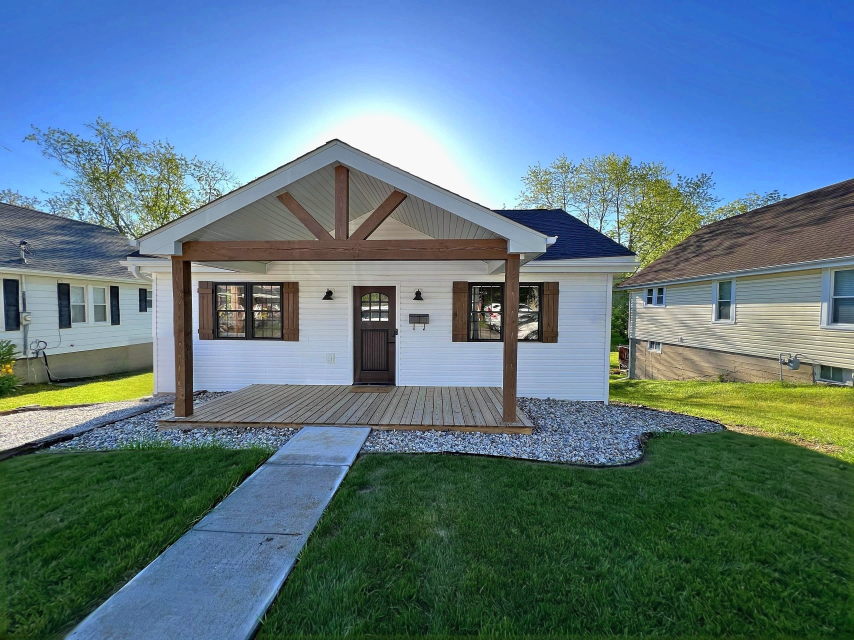
#> input picture photos/airbnb-upload/01-house.jpg, 2560 x 1920 px (shown at 1/3 size)
$ python -i process_all.py   (imports and definitions only)
#> lines starting #> are read from the running program, lines starting #| are printed output that depends on the picture; after the words box and inside, x2 and y2 are one past the last pixel; in counts of white or black regions, pixels touching at a corner belong together
#> further down, picture is the input picture: shape (1920, 2560, 3); mean B, G, R 131.5, 119.1, 91.7
import cv2, numpy as np, sys
from lama import inpaint
from lama_lowres import inpaint_lowres
from upright import rotH, lean, inner_crop, light

U = '/root/.claude/uploads/7abb9dae-ca94-57ca-8def-12ed6a733fcc/'
lsd = cv2.createLineSegmentDetector()


def poly(m, pts):
    cv2.fillPoly(m, [np.array(pts)], 255)
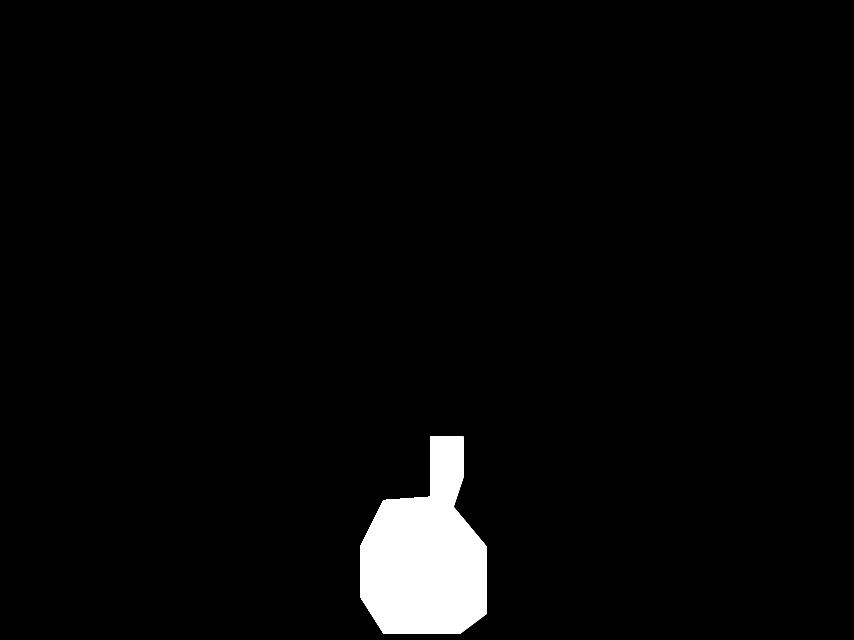
#> m: shape (1920, 2560) (shown at 1/3 size); 3.1% white; 1 white region, box (x1, y1, x2, y2) and area: (1080, 1310, 1461, 1901) 152661


def dark_in(img, pts, thr=80, close=21):
    """Dark pixels (black objects, cables) inside a polygon, closed and dilated."""
    region = np.zeros(img.shape[:2], np.uint8); poly(region, pts)
    v = cv2.cvtColor(img, cv2.COLOR_BGR2HSV)[..., 2]
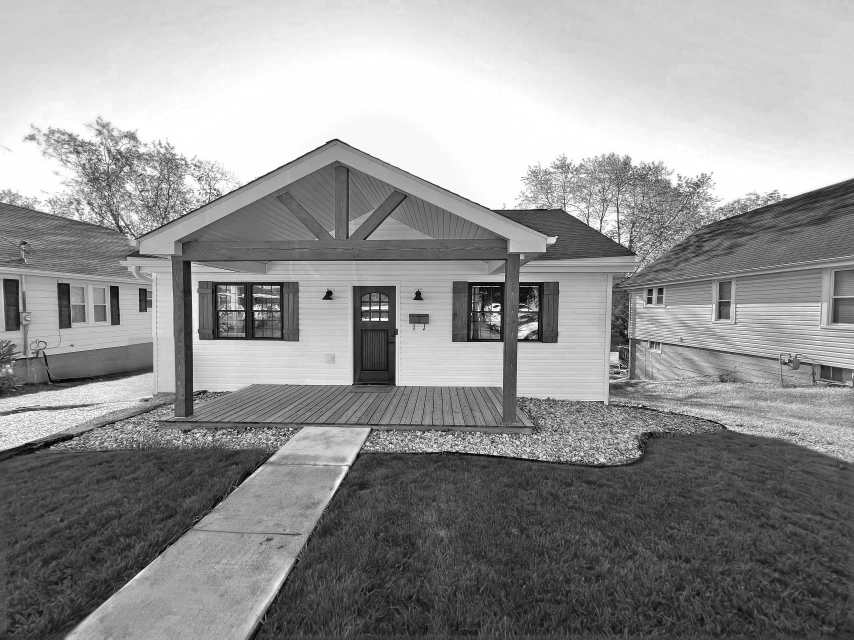
#> v: shape (1920, 2560) (shown at 1/3 size); min 0, max 255, mean 146.9
    m = ((v < thr) & (region > 0)).astype(np.uint8) * 255
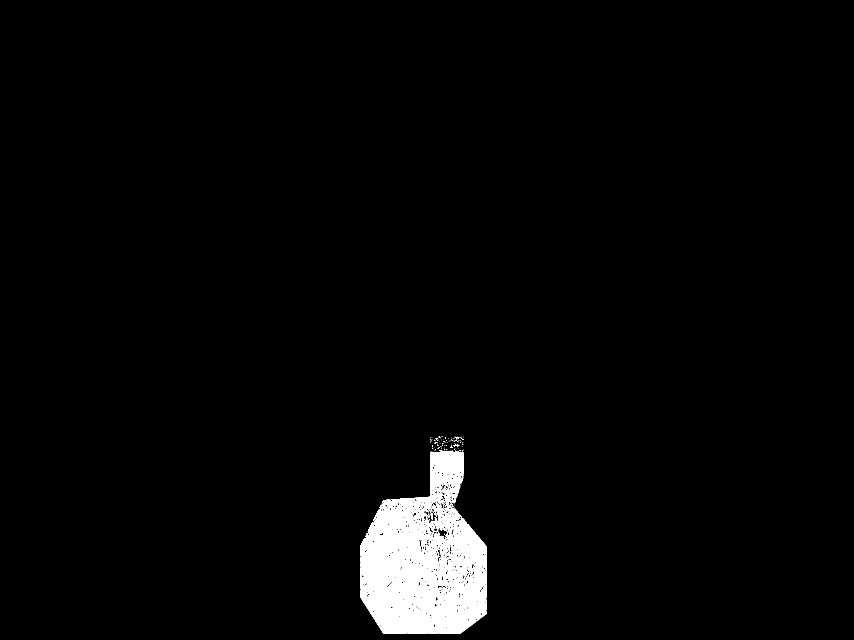
#> m: shape (1920, 2560) (shown at 1/3 size); 2.5% white; 186 white regions (172 under 20 px), largest, box (x1, y1, x2, y2) and area: (1080, 1351, 1461, 1901) 121780, (1291, 1540, 1299, 1559) 76, (1304, 1708, 1310, 1725) 43
    m = cv2.morphologyEx(m, cv2.MORPH_CLOSE, np.ones((close, close), np.uint8))
#> m: shape (1920, 2560); 3% white; 4 white regions (2 under 20 px), largest, box (x1, y1, x2, y2) and area: (1080, 1310, 1461, 1901) 149312, (1296, 1336, 1303, 1345) 35
    return cv2.dilate(m, np.ones((9, 9), np.uint8))
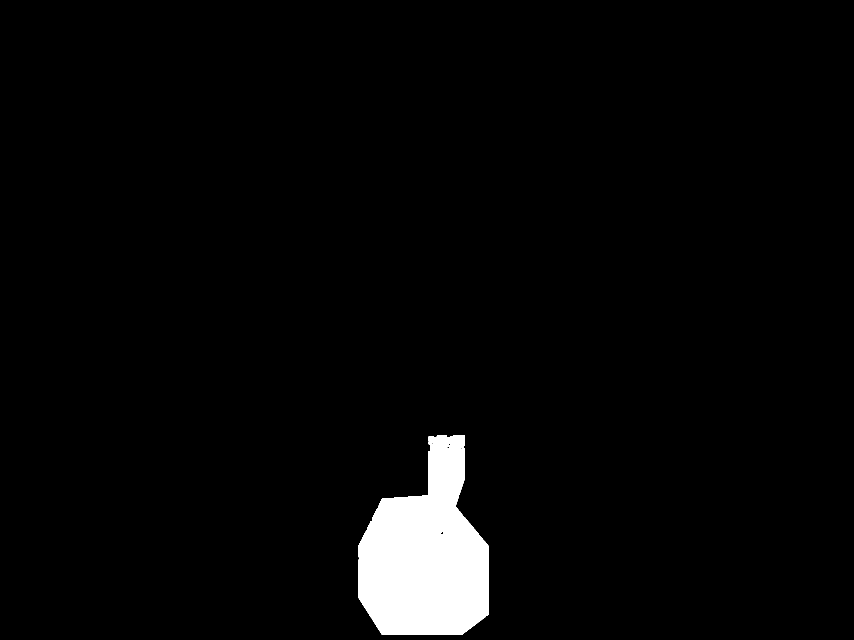
#> returned value: shape (1920, 2560) (shown at 1/3 size); 3.3% white; 1 white region, box (x1, y1, x2, y2) and area: (1076, 1306, 1465, 1905) 160042


# [21 lines left out: function auto_upright, not called in this run]


jobs = {}

# kitchen (IMG_9503): camera on the fridge, towel/clutter and charger cable left of the sink
# [6 lines left out: function kitchen, not called in this run]
jobs['kitchen'] = (U + '8de75834-image.jpg', kitchen, 760)

# open living/kitchen (IMG_9565): TV stand in the foreground (the TV itself is cropped off), keypad
# [4 lines left out: function livingdining, not called in this run]
jobs['living-dining'] = (U + '2512033c-image.jpg', livingdining, 760)

# living room (IMG_9566): nothing to remove
jobs['living-room'] = (U + 'f6ddc7c8-image.jpg', None, 1450)

# bedroom with closet (IMG_9492): printer, care tag
# [5 lines left out: function bed, not called in this run]
jobs['bed'] = (U + '8d82d17c-image.jpg', bed, 760)

# dining (IMG_9514): coasters and envelope on the table
# [5 lines left out: function dining, not called in this run]
jobs['dining'] = (U + '6d28b7f6-image.jpg', dining, 1450)

# bathroom (IMG_9499): hair dryer, its cable and plug
def bathroom(img):
    m = dark_in(img, [(1290, 1310), (1390, 1310), (1390, 1430), (1360, 1520), (1460, 1640), (1460, 1840),
                      (1380, 1900), (1150, 1900), (1080, 1790), (1080, 1640), (1150, 1500), (1290, 1490)], close=7)
    poly(m, [(1306, 1430), (1354, 1430), (1354, 1500), (1306, 1500)])   # cable label
    cv2.ellipse(m, (1115, 1683), (48, 62), 0, 0, 360, 255, -1)          # gold ring of the dryer
#> m: shape (1920, 2560); 3.3% white; 1 white region, box (x1, y1, x2, y2) and area: (1067, 1306, 1465, 1905) 160491
    poly(m, [(1322, 1316), (1380, 1316), (1380, 1410), (1322, 1410)])   # plug
#> in poly (call 3), `cv2.fillPoly(m, [np.array(pts)], 255)`: m: shape (1920, 2560); 3.3% white; 1 white region, box (x1, y1, x2, y2) and area: (1067, 1306, 1465, 1905) 160568
    return m
jobs['bathroom'] = (U + '5e4cd524-image.jpg', bathroom, 1100)

# shower (IMG_9498): nothing to remove
jobs['shower'] = (U + '7cf0a005-image.jpg', None, 1100)

# house (IMG_2490), Easter decorations already removed by patching
jobs['house'] = ('house-spring-clean.jpg', None, 1450)
jobs['bedroom-desk'] = ('bed_clean.jpg', None, 800)   # printer, tag and cables already removed

only = sys.argv[1:] or list(jobs)
# [13 lines not run here, left out]

>>> import cv2
>>> picture = cv2.imread('../airbnb-upload/01-house.jpg')
>>> result = bathroom(picture)
